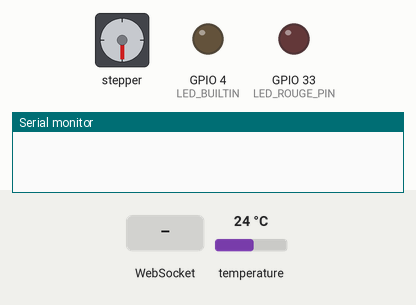
Bench run of a sketch on a simulated ESP32. On the bench: stepper motor, output pins drawn as LEDs (lit = HIGH), the last lines printed to the serial monitor. Wiring (inferred from the names in the program): BMP280 pressure sensor at I2C address 0x76. Dashed ring = blinking. Inputs (shaded band) come from the test bench; at power-on: temperature 24 °C. WiFi joins after 1.5 s; servers stay silent unless stated; EEPROM starts erased; the camera gives no picture; stepper angles assume 200 steps per turn.

Above: at 0.1 s.
At 9.31 s:
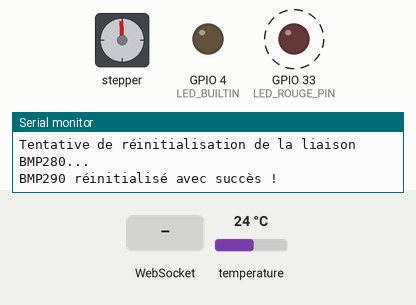
9.7 s: WebSocket text "nrup8250" received
12.8 s: WebSocket text "LED_ON" received
At 12.83 s:
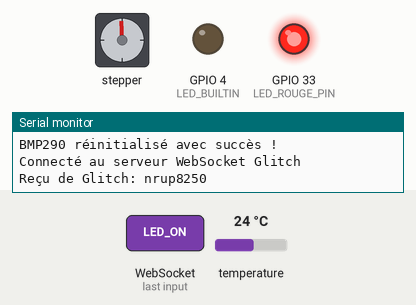
15.9 s: WebSocket text "LED_OFF" received
Timing chart, 0 to 25.0 s (numbered marks = the images above; inputs shaded):
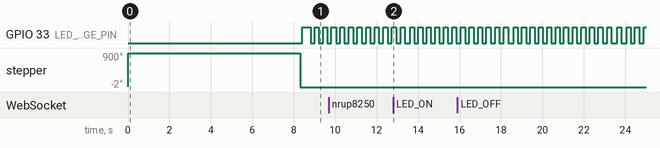

The sketch:

MvdGlitch4registre.ino
```cpp
// pour acceder a la page: https://pperso70.github.io/MvdCh/
#include <Arduino.h> //pour platformio
#include <WiFi.h>
#include "esp_camera.h"
#include "soc/soc.h"
#include "soc/rtc_cntl_reg.h"
#include "FastAccelStepper.h"
// #include <ArduinoOTA.h>
#include <EEPROM.h>
#include <Wire.h>
#include <Adafruit_BMP290.h>  // remplacement de BMP280
#include <WebSocketsClient.h> //links2004/WebSockets@2.4.1
#include <ArduinoJson.h>

#define NUM_VALUES 50
// Déclaration du tableau pour stocker les valeurs
String values[NUM_VALUES] = {""};

// RTC_DATA_ATTR int bootCount = 0;
int bootCount = 0;

Adafruit_BMP290 bmp; // Adafruit_BMP280 bmp; I2C

#define PWDN_GPIO_NUM 32
#define RESET_GPIO_NUM -1
#define XCLK_GPIO_NUM 0
#define SIOD_GPIO_NUM 26
#define SIOC_GPIO_NUM 27

#define Y9_GPIO_NUM 35
#define Y8_GPIO_NUM 34
#define Y7_GPIO_NUM 39
#define Y6_GPIO_NUM 36
#define Y5_GPIO_NUM 21
#define Y4_GPIO_NUM 19
#define Y3_GPIO_NUM 18
#define Y2_GPIO_NUM 5
#define VSYNC_GPIO_NUM 25
#define HREF_GPIO_NUM 23
#define PCLK_GPIO_NUM 22

#define stepPinStepper_azi 2
#define dirPinStepper_azi 14
#define enablePinStepper_azi 15
// Définir l'adresse à laquelle vous souhaitez sauvegarder la valeur
#define EEPROM_ADDRESS 0
#define EEPROM_ADDR_BOOT_COUNT 4

const int SDA_PIN = 13;     // Ajustez selon votre configuration
const int SCL_PIN = 16;     // Ajustez selon votre configuration
const int I2C_FREQ = 10000; // Fréquence I2C standard 100000(100 kHz)

const int MAX_RETRIES = 5;
const unsigned long RETRY_DELAY = 1000;     // 1 seconde entre les tentatives
const unsigned long CHECK_INTERVAL = 10000; // Vérifier toutes les 10 secondes

unsigned long lastCheckTime = 0;

bool raz_compteur = false;

// const char* ssid = "freeboxwifi";
// const char *ssid = "SFR_2CE0";
const char *ssid = "iPhone de Edith";
// const char *ssid = "Solene-G10";
//const char *ssid = "PC";
// const char *password = "1234567890";
// const char *password = "aaaaaaaa";
// const char *password = "nrup8250";
const char *password = "aaaaaaaa";
// const char *websockets_server = "testchauf.glitch.me";  //sans "https://"
// const char *websockets_server = "flash-wild-ketchup.glitch.me";  //sans "https://"
const char *websockets_server = "confirmed-careful-objective.glitch.me"; // sans "https://"
const int websockets_port = 443;

const int maxAttempts = 5;
const int delayBetweenAttempts = 5000; // 5 secondes

WebSocketsClient webSocket;

FastAccelStepperEngine engine = FastAccelStepperEngine();
FastAccelStepper *Stepper_azi = NULL;

uint8_t cam_num;
bool connected = false;
int lampVal;
String JSONtxt;
int Ref_Position = 500;
int Init_Position = 500;
bool excursion = false;
bool exmem = false;
unsigned long memo_temps2 = 0, memo_temps3 = 0, memo_temps4 = 0, memo_temps5 = 0, memo_temps6 = 0, temps_memo_debut = 0, temps_de_cycle = 0;

int LED_ROUGE_PIN = 33; // led_rouge
int led_rouge;

const int LED_BUILTIN = 4; // led blanche
int Ref_Position_old = 0;
bool dmde_sauvegarde = false;
float temperature = 1.234;
unsigned long lastConnectionCheck = 0;
unsigned long DebutVideo = 0;
unsigned long DebutLed = 0;
const unsigned long connectionTimeout = 30000; // 1 minute en millisecond

void configCamera()
{
  camera_config_t config;
  config.ledc_channel = LEDC_CHANNEL_0;
  config.ledc_timer = LEDC_TIMER_0;
  config.pin_d0 = Y2_GPIO_NUM;
  config.pin_d1 = Y3_GPIO_NUM;
  config.pin_d2 = Y4_GPIO_NUM;
  config.pin_d3 = Y5_GPIO_NUM;
  config.pin_d4 = Y6_GPIO_NUM;
  config.pin_d5 = Y7_GPIO_NUM;
  config.pin_d6 = Y8_GPIO_NUM;
  config.pin_d7 = Y9_GPIO_NUM;
  config.pin_xclk = XCLK_GPIO_NUM;
  config.pin_pclk = PCLK_GPIO_NUM;
  config.pin_vsync = VSYNC_GPIO_NUM;
  config.pin_href = HREF_GPIO_NUM;
  config.pin_sscb_sda = SIOD_GPIO_NUM;
  // config.pin_sccb_sda = SIOD_GPIO_NUM;
  config.pin_sscb_scl = SIOC_GPIO_NUM;
  // config.pin_sccb_scl = SIOC_GPIO_NUM;
  config.pin_pwdn = PWDN_GPIO_NUM;
  config.pin_reset = RESET_GPIO_NUM;
  config.xclk_freq_hz = 20000000;
  config.pixel_format = PIXFORMAT_JPEG;

  // config.frame_size = FRAMESIZE_SVGA;
  config.frame_size = FRAMESIZE_QVGA;
  config.jpeg_quality = 9;
  config.fb_count = 1;

  esp_err_t err = esp_camera_init(&config);
  if (err != ESP_OK)
  {
    Serial.printf("Camera init failed with error 0x%x", err);
    return;
  }
}

void webSocketEvent(WStype_t type, uint8_t *payload, size_t length)
{
  switch (type)
  {
  case WStype_DISCONNECTED:
    Serial.println("Déconnecté du WebSocket");
    break;
  case WStype_CONNECTED:
    Serial.println("Connecté au serveur WebSocket Glitch");
    break;
  case WStype_TEXT:
    Serial.printf("Reçu de Glitch: %s\n", payload);
    handleCommand(payload, length);
    break;
  default:
    Serial.printf("Type d'événement WebSocket non géré: %d\n", type);
    break;
  }
}

void sendSensorData()
{
  // Envoi des données de capteurs
  // DynamicJsonDocument doc(1024);
  StaticJsonDocument<512> doc;
  doc["temps_de_cycle"] = temps_de_cycle;
  float position = Stepper_azi->getCurrentPosition() / 175.0;
  doc["position"] = String(position, 2);       // Affichage avec 2 décimales
  doc["temperature"] = String(temperature, 2); // Affichage avec 2 décimales
  doc["rssi"] = WiFi.RSSI();                   // Simuler une humidité
  doc["restarts"] = bootCount;                 // Add the restart count
  for (int i = 0; i < NUM_VALUES; i++)
  {
    doc["point" + String(i)] = values[i];
  }

  String output;
  serializeJson(doc, output);
  // Serial.println("Envoi de données capteurs : " + output);
  webSocket.sendTXT(output);

  // Capture et envoi de l'image
  camera_fb_t *fb = esp_camera_fb_get();
  if (!fb)
  {
    Serial.println("Erreur: Impossible d'acquérir le frame buffer");
    return;
  }
  // Envoi de l'image en tant que données binaires
  // Serial.println("Envoi de l'image : " + String(fb->len) + " bytes");
  webSocket.sendBIN(fb->buf, fb->len);
  // Libération du frame buffer
  esp_camera_fb_return(fb);
}

void handleCommand(uint8_t *payload, size_t length)
{
  StaticJsonDocument<512> doc;
  // DynamicJsonDocument doc(1024);
  deserializeJson(doc, payload, length);

  if (doc.containsKey("command"))
  {
    String command = doc["command"].as<String>();
    Serial.println("Commande reçue : " + command);
    if (command == "LED_ON")
    {
      // Allumer la LED
      digitalWrite(LED_BUILTIN, HIGH); // turn the LED on
      Serial.println("Allumer la LED");
      DebutVideo = millis();
      DebutLed = millis();

      if (raz_compteur)
      {
        raz_compteur = false;
        bootCount = 0;
        sauvegarderVariable();
      }
      if (!raz_compteur)
      {
        raz_compteur = true;
      }
    }
    else if (command == "LED_OFF")
    {
      // Éteindre la LED
      digitalWrite(LED_BUILTIN, LOW); // turn the LED off
      Serial.println("Éteindre la LED");
      DebutVideo = millis();
      raz_compteur = false;
    }
    else if (command == "Up")
    {
      excursion = false;
      if (Ref_Position < 1950)
      {
        Ref_Position += 50;
      }
      Serial.println("Up_pc");
    }

    else if (command == "Down")
    {
      excursion = false;
      if (Ref_Position > 50)
      {
        Ref_Position -= 50;
      }
      Serial.println("Down_pc");
      DebutVideo = millis();
    }

    else if (command == "Excur")
    {
      excursion = true;
      Serial.println("Excursion");
      DebutVideo = millis();
    }

    else if (command == "Stop")
    {
      excursion = false;
      Serial.println("Stop");
      DebutVideo = millis();
    }

    else if (command == "Raz1000")
    {
      Ref_Position = 875;
      excursion = false;
      Stepper_azi->setCurrentPosition(875);
      Serial.println("Raz1000");
      DebutVideo = millis();
    }

    else if (command == "démarre")
    {
      Serial.println("démarre");
      DebutVideo = millis();
    }

    Serial.println(Ref_Position);
  }
}

void excur()
{
  if (excursion)
  {
    exmem = true;
    if (Ref_Position != 0 && Ref_Position != 1750)
    {
      if (Ref_Position > 875)
      {
        Ref_Position = 1750;
      }
      else
      {
        Ref_Position = 0;
      }
    }

    if (Ref_Position == 0 && Stepper_azi->getCurrentPosition() < 20)
      Ref_Position = 1750;
    if (Ref_Position == 1750 && Stepper_azi->getCurrentPosition() > 1730)
      Ref_Position = 0;
  }
  else
  {
    if (exmem)
    {
      exmem = false;
      Ref_Position = Stepper_azi->getCurrentPosition();
    }
  }
}

// Fonction pour sauvegarder la variable dans la mémoire EEPROM
void sauvegarderVariable()
{
  EEPROM.begin(10);                         // Initialise la mémoire EEPROM
  EEPROM.put(EEPROM_ADDRESS, Ref_Position); // Écrit la valeur de la variable à l'adresse spécifiée
  EEPROM.put(EEPROM_ADDR_BOOT_COUNT, bootCount);
  EEPROM.commit(); // Commence l'écriture des données
  EEPROM.end();    // Termine l'utilisation de la mémoire EEPROM
}

// Fonction pour restaurer la variable depuis la mémoire EEPROM
void restaurerVariable()
{
  EEPROM.begin(10);                         // Initialise la mémoire EEPROM
  EEPROM.get(EEPROM_ADDRESS, Ref_Position); // Lit la valeur sauvegardée à l'adresse spécifiée
  EEPROM.get(EEPROM_ADDR_BOOT_COUNT, bootCount);
  Stepper_azi->setCurrentPosition(Ref_Position);
  EEPROM.end(); // Termine l'utilisation de la mémoire EEPROM
}

// Fonction pour décaler les valeurs et insérer la nouvelle lecture
void shiftRegister(String newValue)
{
  // Décale toutes les valeurs à droite
  for (int i = NUM_VALUES - 1; i > 0; i--)
  {
    values[i] = values[i - 1];
  }
  // Place la nouvelle valeur à l'emplacement 0
  values[0] = newValue;
}

String interpretStatus(uint8_t status)
{
  String interpretation = "Statut: ";
  interpretation += ", Mesure en cours: " + String((status & 0b100) ? "Oui" : "Non");
  interpretation += ", Résultat disponible: " + String((status & 0b1000) ? "Oui" : "Non");
  return interpretation;
}

bool isSensorReadingValid()
{
  uint8_t status = bmp.getStatus();
  Serial.print("Statut du capteur: 0b");
  Serial.println(status, BIN);
  Serial.println(interpretStatus(status));

  // Vérifier si le capteur est en mode normal et qu'un résultat est disponible
  if ((status & 0b1100) != 0b1100)
  {
    Serial.println("Le capteur n'est pas dans un état de fonctionnement normal.");
    return false;
  }
}

bool initBMP290()
{
  Wire.begin(SDA_PIN, SCL_PIN, I2C_FREQ); // Initialisation I2C une seule fois
  // Wire.begin();
  if (!bmp.begin(0x76))
  {
    return false;
  }
  return true;
}

void restartBMP290()
{
  Serial.println("Tentative de réinitialisation de la liaison BMP280...");

  int retries = 0;
  while (!initBMP290() && retries < MAX_RETRIES)
  {
    Serial.println("Échec de l'initialisation. Nouvelle tentative...");
    retries++;
    delay(RETRY_DELAY);
  }

  if (retries < MAX_RETRIES)
  {
    Serial.println("BMP290 réinitialisé avec succès !");
  }
  else
  {
    Serial.println("Impossible de réinitialiser le BMP290 après plusieurs tentatives.");
  }
}

void setup()
{
  Serial.begin(115200);

  WRITE_PERI_REG(RTC_CNTL_BROWN_OUT_REG, 0); // disable  Brownout detector

  engine.init(); // init moteur pas à pas
  Stepper_azi = engine.stepperConnectToPin(stepPinStepper_azi);
  if (Stepper_azi)
  {
    Stepper_azi->setDirectionPin(dirPinStepper_azi);
    Stepper_azi->setEnablePin(enablePinStepper_azi);
    Stepper_azi->setAutoEnable(true);
    Stepper_azi->setDelayToDisable(500);
    Stepper_azi->setSpeedInHz(100);    // 400
    Stepper_azi->setAcceleration(200); // 800
  }

  Stepper_azi->setCurrentPosition(Init_Position);

  int attempts = 0;
  while (WiFi.status() != WL_CONNECTED && attempts < maxAttempts)
  {
    delay(1000);
    Serial.println("Tentative de connexion au WiFi...");
    attempts++;

    if (attempts == maxAttempts)
    {
      Serial.println("Échec de la connexion. Redémarrage du WiFi...");
      WiFi.disconnect();
      delay(1000);
      WiFi.begin(ssid, password);
      attempts = 0;
    }
  }

  Serial.println("Connecté au WiFi");

  Serial.println("Tentative de connexion à Glitch...");
  webSocket.beginSSL(websockets_server, websockets_port, "/");
  webSocket.onEvent(webSocketEvent);
  webSocket.setReconnectInterval(5000);

  pinMode(LED_BUILTIN, OUTPUT);
  pinMode(LED_ROUGE_PIN, OUTPUT);
  configCamera();

  // ArduinoOTA.setHostname("Chauffage");  // on donne une petit nom a notre module
  // ArduinoOTA.begin();

  restaurerVariable();
  bootCount++;
  sauvegarderVariable();
  Serial.println("Boot number: " + String(bootCount));

  Serial.println("Serveur HTTP démarré");
  Serial.println(WiFi.localIP());

  Serial.print("Ref_Position:  ");
  Serial.println(Ref_Position);
  Serial.print("getCurrentPosition:  ");
  Serial.println(Stepper_azi->getCurrentPosition());

  if (!initBMP290())
  {
    Serial.println("Impossible de trouver le capteur BMP290. Vérifiez le câblage !");
    restartBMP290();
  }

  digitalWrite(LED_ROUGE_PIN, HIGH);

} // fin du setup

void loop()
{
  temps_memo_debut = micros();
  // webSocket.loop();
  if (millis() > 10000)
  {
    Stepper_azi->moveTo(Ref_Position);
  }
  webSocket.loop();

  excur();
  // ArduinoOTA.handle();

  // Envoyer des données toutes les 250 millis secondes au debut apres 2 minute toute les 10S
  static unsigned long lastTime = 0;
  if (millis() - DebutVideo < 120000)
  {
    if (millis() - lastTime > 250)
    {
      sendSensorData();
      lastTime = millis();
    }
  }
  else if (millis() - lastTime > 10000)
  {
    sendSensorData();
    lastTime = millis();
  }
  if (millis() - DebutLed > 40000 && digitalRead(LED_BUILTIN))
  {
    // Éteindre la LED
    digitalWrite(LED_BUILTIN, LOW); // turn the LED off
  }

  if (millis() > memo_temps2 + 100)
  { // tous les 100ms
    memo_temps2 = millis();
    if (Ref_Position != Ref_Position_old)
    {
      memo_temps5 = millis();
      dmde_sauvegarde = true;
      Ref_Position_old = Ref_Position;
    }
    if ((millis() > memo_temps5 + 5000) && dmde_sauvegarde)
    {
      dmde_sauvegarde = false;
      sauvegarderVariable(); // Sauvegarder la nouvelle valeur si elle est différente de l'ancienne
      Serial.print("Variable mise à jour : ");
      Serial.println(Ref_Position);
    }
    // Serial.println(temps_de_cycle);
  } // fin cycle 100ms

  if (millis() > memo_temps4 + 500)
  { // tous les 1000ms
    memo_temps4 = millis();
    temperature = bmp.readTemperature();

    // Appel de la fonction pour stocker la valeur dans le registre à décalage
    shiftRegister(String(temperature, 2));

    if (WiFi.status() != WL_CONNECTED)
    {
      if (millis() - lastConnectionCheck > connectionTimeout)
      {
        Serial.println("Connexion Wi-Fi perdue. Redémarrage...");
        ESP.restart();
      }
    }
    else
    {
      lastConnectionCheck = millis(); // Reset du timer si la connexion est rétablie
    }
  } // fin memo_temps4 + 500

  if (millis() > memo_temps6 + 5000)
  { // tous les 5s
    memo_temps6 = millis();

    byte error = Wire.endTransmission();
    Serial.print(" byte error:");
    Serial.println(error);

    byte errorbmp = bmp.getStatus();
    Serial.print("bmp.getStatus:");
    Serial.println(errorbmp);

    if (!isSensorReadingValid())
    {
      Serial.println("Lecture invalide du capteur BMP290. Tentative de redémarrage...");
      restartBMP290();
    }
  } // fin memo_temps6 + 5s

  if (millis() - memo_temps3 > 200)
  {
    memo_temps3 = millis();

    if (led_rouge == LOW)
    {
      led_rouge = HIGH; // Allumez la sortie
    }
    else
    {
      led_rouge = LOW; // Éteindre la sortie
    }
  }
  digitalWrite(LED_ROUGE_PIN, led_rouge);

  temps_de_cycle = micros() - temps_memo_debut;
} // fin du loop
```

Measured:
- by itself, GPIO 33 (LED_ROUGE_PIN): moves between LOW and HIGH, repeating every 4.2 s
